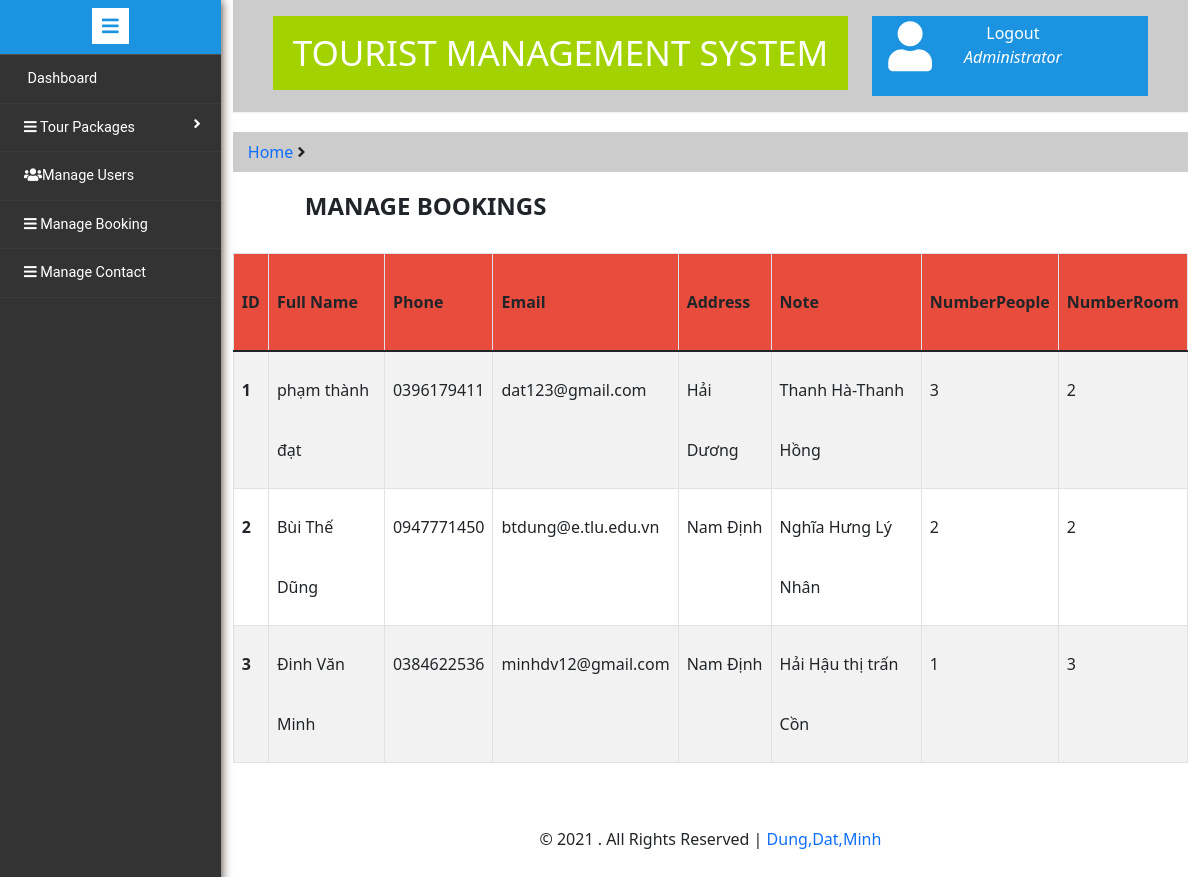
The page /admin/manage_booking.php (signed in) on the database its author committed.
### tables this page shows
CREATE TABLE `tour_booking` (
  `book_id` int(10) UNSIGNED NOT NULL,
  `book_fullName` varchar(255) NOT NULL,
  `book_email` varchar(255) NOT NULL,
  `book_phone` varchar(255) NOT NULL,
  `book_address` varchar(255) NOT NULL,
  `book_note` varchar(255) NOT NULL,
  `book_numberPeople` int(10) NOT NULL,
  `book_numberRoom` int(10) NOT NULL
);

### src/admin/manage_booking.php (the view, shortened to what this page needs)
<!doctype html>
<html lang="en">
<head>
    <link href="https://cdn.jsdelivr.net/npm/bootstrap@5.1.3/dist/css/bootstrap.min.css" rel="stylesheet">
    <link rel="stylesheet" href="https://cdnjs.cloudflare.com/ajax/libs/font-awesome/6.0.0-beta2/css/all.min.css" />
    <link rel="stylesheet" href="./assest/css/style.css">
    <link rel="stylesheet" href="./assest/fonts/fontawesome-free-5.15.4/fontawesome-free-5.15.4-web/css/all.min.css">
</head>
<body>
    <div class="main">
        <?php include('include/sidebarmenu.php') ?>
        <div class="right-content">
            <div class="container">
                <div class="row">
                    <div class="col-md-12">
                        <?php include('include/header.php') ?>
                        <ol class="breadcrumb">
                            <li class="breadcrumb-item"><a href="dashboard.php">Home</a> <i class="fa fa-angle-right"></i></li>
                        </ol>
                    </div>
                </div>
            </div>
            <div class="container-md">
                <div class="bg-gray-light ">
                    <h4 class="px-5 mx-4 fw-bolder d-flex justify-content ">
                        MANAGE BOOKINGS
                    </h4>
                </div></br>
                <table class="table table-striped table-bordered">
                    <thead class="table" style="background:#e74c3c;">
                        <tr style="height: 80px; line-height:80px;">
                            <th scope="col">ID</th>
                            <th scope="col">Full Name</th>
                            <th scope="col">Phone</th>
                            <th scope="col">Email</th>
                            <th scope="col">Address</th>
                            <th scope="col">Note</th>
                            <th scope="col">NumberPeople</th>
                            <th scope="col">NumberRoom</th>
                    </thead>
                    <tbody>
                        <?php include('include/config.php') ?>
                        <?php
                        $sql = "SELECT book_id, book_fullName, book_phone, book_email , book_address, book_note, book_numberPeople, book_numberRoom
                        FROM tour_booking";
                        $result = mysqli_query($conn, $sql);
                        if (mysqli_num_rows($result) > 0) {
                            while ($row = mysqli_fetch_assoc($result)) {
                                echo '<tr style="height: 60px; line-height:60px;">';
                                echo '<th scope="row">' . $row['book_id'] . '</th>';
                                echo '<td>' . $row['book_fullName'] . '</td>';
                                echo '<td>' . $row['book_phone'] . '</td>';
                                echo '<td>' . $row['book_email'] . '</td>';
                                echo '<td>' . $row['book_address'] . '</td>';
                                echo '<td>' . $row['book_note'] . '</td>';
                                echo '<td>' . $row['book_numberPeople'] . '</td>';
                                echo '<td>' . $row['book_numberRoom'] . '</td>';
                                echo '</tr>';
                            }
                        }
                        ?>
                    </tbody>
                </table></br></br>
            </div>
            <?php include('include/footer.php') ?>
        </div>
</body>
</html>

### src/admin/assest/css/style.css (style rules this page uses)
.main { display: flex; }
.right-content { width: 85%; }
.breadcrumb { padding: 8px 15px; margin: 20px 0; background-color: #ccc; border-radius: 0 ; }
.breadcrumb a { text-decoration: none; }

### rows shown on the page
tour_booking: book_id "1", book_fullName "phạm thành đạt", book_phone "0396179411", book_email "dat123@gmail.com", book_address "Hải Dương", book_note "Thanh Hà-Thanh Hồng", book_numberPeople "3", book_numberRoom "2"
tour_booking: book_id "2", book_fullName "Bùi Thế Dũng", book_phone "0947771450", book_email "btdung@e.tlu.edu.vn", book_address "Nam Định", book_note "Nghĩa Hưng Lý Nhân", book_numberPeople "2", book_numberRoom "2"
tour_booking: book_id "3", book_fullName "Đinh Văn Minh", book_phone "0384622536", book_email "minhdv12@gmail.com", book_address "Nam Định", book_note "Hải Hậu thị trấn Cồn", book_numberPeople "1", book_numberRoom "3"
